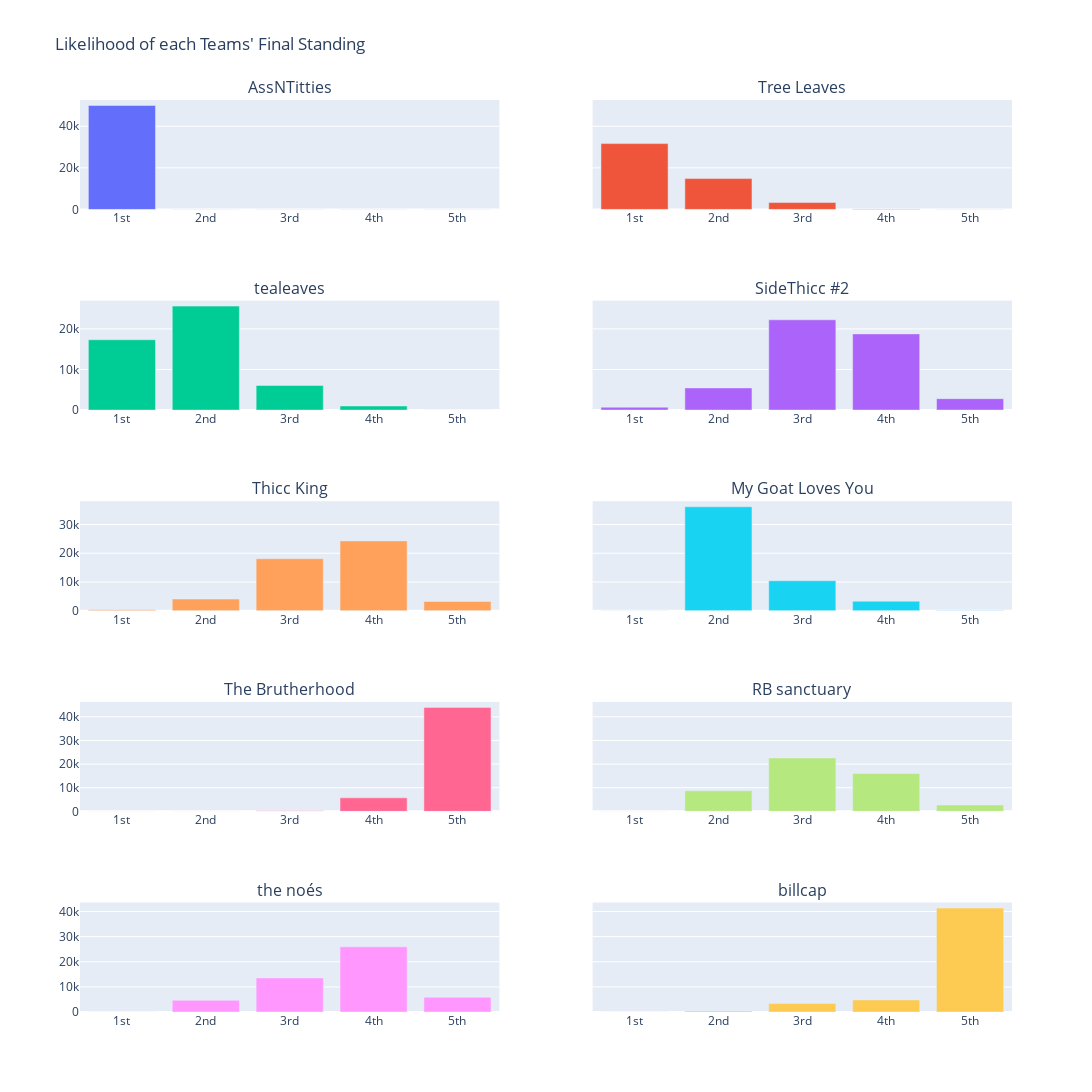

The code cell stored with this chart in its notebook:
### Markdown cell above
Now lets visualize these finish positions as bars of outcomes

### Code cell
fig = make_subplots(rows=5, cols=2, shared_yaxes=True,
                    subplot_titles=LEAGUE.get_names_for_plotting())

teams = [team for team in LEAGUE.standings]

for i in range(5):
    for j in range(1, 3):
        current = teams[(i+i+j)-1]
        fig.add_trace(
            go.Bar(y=final_standing[current.roster_id],
                   x=["1st", "2nd", "3rd", "4th", "5th"]),
            i+1, j
        )

fig.update_layout(title="Likelihood of each Teams' Final Standing",
                  showlegend=False,
                  height=2000, width=1500
                  )

fig.show()

### Figure 1 — Plotly figure (JSON) as saved in the notebook; plotly's stock layout.template omitted (floating-point values rounded to 4 significant figures)
{"data": [{"type": "bar", "x": ["1st", "2nd", "3rd", "4th", "5th"], "xaxis": "x", "y": [50000, 0, 0, 0, 0], "yaxis": "y"}, {"type": "bar", "x": ["1st", "2nd", "3rd", "4th", "5th"], "xaxis": "x2", "y": [31665, 14846, 3305, 184, 0], "yaxis": "y2"}, {"type": "bar", "x": ["1st", "2nd", "3rd", "4th", "5th"], "xaxis": "x3", "y": [17326, 25618, 6053, 1003, 0], "yaxis": "y3"}, {"type": "bar", "x": ["1st", "2nd", "3rd", "4th", "5th"], "xaxis": "x4", "y": [708, 5462, 22240, 18775, 2815], "yaxis": "y4"}, {"type": "bar", "x": ["1st", "2nd", "3rd", "4th", "5th"], "xaxis": "x5", "y": [301, 4074, 18106, 24310, 3209], "yaxis": "y5"}, {"type": "bar", "x": ["1st", "2nd", "3rd", "4th", "5th"], "xaxis": "x6", "y": [0, 36200, 10447, 3296, 57], "yaxis": "y6"}, {"type": "bar", "x": ["1st", "2nd", "3rd", "4th", "5th"], "xaxis": "x7", "y": [0, 0, 296, 5728, 43976], "yaxis": "y7"}, {"type": "bar", "x": ["1st", "2nd", "3rd", "4th", "5th"], "xaxis": "x8", "y": [0, 8721, 22593, 15988, 2698], "yaxis": "y8"}, {"type": "bar", "x": ["1st", "2nd", "3rd", "4th", "5th"], "xaxis": "x9", "y": [0, 4646, 13561, 25920, 5873], "yaxis": "y9"}, {"type": "bar", "x": ["1st", "2nd", "3rd", "4th", "5th"], "xaxis": "x10", "y": [0, 433, 3399, 4796, 41372], "yaxis": "y10"}], "layout": {"annotations": [{"font": {"size": 16}, "showarrow": false, "text": "AssNTitties", "x": 0.225, "xanchor": "center", "xref": "paper", "y": 1, "yanchor": "bottom", "yref": "paper"}, {"font": {"size": 16}, "showarrow": false, "text": "Tree Leaves", "x": 0.775, "xanchor": "center", "xref": "paper", "y": 1, "yanchor": "bottom", "yref": "paper"}, {"font": {"size": 16}, "showarrow": false, "text": "tealeaves", "x": 0.225, "xanchor": "center", "xref": "paper", "y": 0.78, "yanchor": "bottom", "yref": "paper"}, {"font": {"size": 16}, "showarrow": false, "text": "SideThicc #2", "x": 0.775, "xanchor": "center", "xref": "paper", "y": 0.78, "yanchor": "bottom", "yref": "paper"}, {"font": {"size": 16}, "showarrow": false, "text": "Thicc King", "x": 0.225, "xanchor": "center", "xref": "paper", "y": 0.56, "yanchor": "bottom", "yref": "paper"}, {"font": {"size": 16}, "showarrow": false, "text": "My Goat Loves You", "x": 0.775, "xanchor": "center", "xref": "paper", "y": 0.56, "yanchor": "bottom", "yref": "paper"}, {"font": {"size": 16}, "showarrow": false, "text": "The Brutherhood", "x": 0.225, "xanchor": "center", "xref": "paper", "y": 0.34, "yanchor": "bottom", "yref": "paper"}, {"font": {"size": 16}, "showarrow": false, "text": "RB sanctuary", "x": 0.775, "xanchor": "center", "xref": "paper", "y": 0.34, "yanchor": "bottom", "yref": "paper"}, {"font": {"size": 16}, "showarrow": false, "text": "the noés", "x": 0.225, "xanchor": "center", "xref": "paper", "y": 0.12, "yanchor": "bottom", "yref": "paper"}, {"font": {"size": 16}, "showarrow": false, "text": "billcap", "x": 0.775, "xanchor": "center", "xref": "paper", "y": 0.12, "yanchor": "bottom", "yref": "paper"}], "height": 2000, "showlegend": false, "title": {"text": "Likelihood of each Teams' Final Standing"}, "width": 1500, "xaxis": {"anchor": "y", "domain": [0, 0.45]}, "xaxis10": {"anchor": "y10", "domain": [0.55, 1]}, "xaxis2": {"anchor": "y2", "domain": [0.55, 1]}, "xaxis3": {"anchor": "y3", "domain": [0, 0.45]}, "xaxis4": {"anchor": "y4", "domain": [0.55, 1]}, "xaxis5": {"anchor": "y5", "domain": [0, 0.45]}, "xaxis6": {"anchor": "y6", "domain": [0.55, 1]}, "xaxis7": {"anchor": "y7", "domain": [0, 0.45]}, "xaxis8": {"anchor": "y8", "domain": [0.55, 1]}, "xaxis9": {"anchor": "y9", "domain": [0, 0.45]}, "yaxis": {"anchor": "x", "domain": [0.88, 1]}, "yaxis10": {"anchor": "x10", "domain": [0, 0.12], "matches": "y9", "showticklabels": false}, "yaxis2": {"anchor": "x2", "domain": [0.88, 1], "matches": "y", "showticklabels": false}, "yaxis3": {"anchor": "x3", "domain": [0.66, 0.78]}, "yaxis4": {"anchor": "x4", "domain": [0.66, 0.78], "matches": "y3", "showticklabels": false}, "yaxis5": {"anchor": "x5", "domain": [0.44, 0.56]}, "yaxis6": {"anchor": "x6", "domain": [0.44, 0.56], "matches": "y5", "showticklabels": false}, "yaxis7": {"anchor": "x7", "domain": [0.22, 0.34]}, "yaxis8": {"anchor": "x8", "domain": [0.22, 0.34], "matches": "y7", "showticklabels": false}, "yaxis9": {"anchor": "x9", "domain": [0, 0.12]}}}
